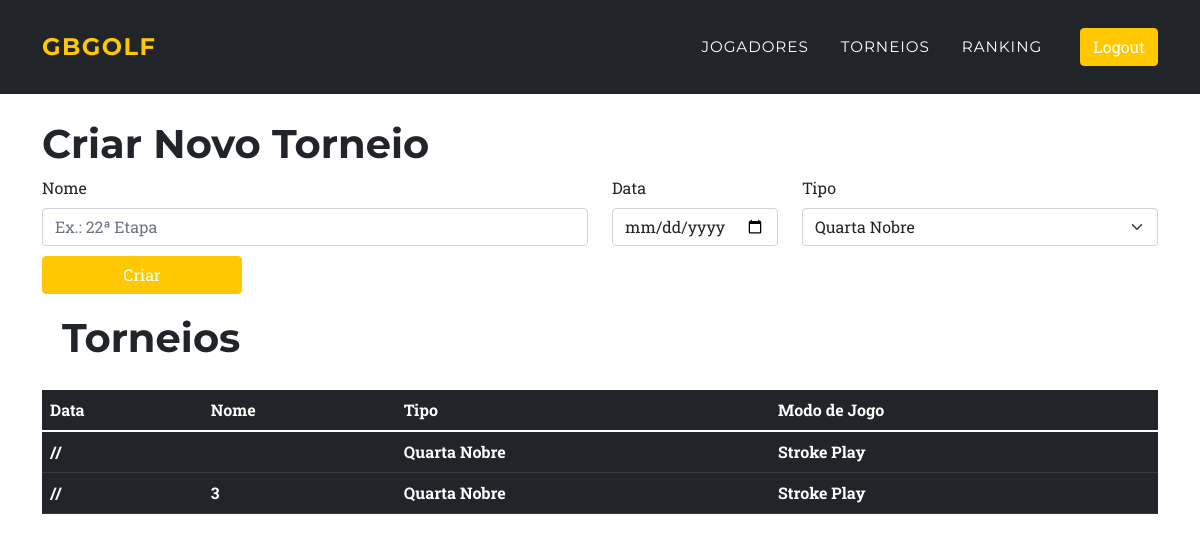
Page /criartorneio (signed in) on the committed database.
### main.py (models this page shows)
class Torneios(db.Model):
    clube_id = db.Column(db.Integer)
    id = db.Column(db.Integer, primary_key=True)
    name = db.Column(db.String(1000))
    date = db.Column(db.String(100))
    date_br = db.Column(db.String(100))
    type = db.Column(db.String(100))
    cat = db.Column(db.String(100))
    tees_saida = db.Column(db.String(100))
    encerrado = db.Column(db.String(100))

### main.py (the view, shortened to what this page needs)
@app.route('/criartorneio', methods=["GET", "POST"])
@login_required
def criartorneio():
    rows = Torneios.query.order_by(Torneios.date.desc()).all()
    return render_template('novo_torneio.html',
                           title='Tourneio',
                           rows=rows, name=current_user.name, logged_in=True)

### main.py (called while the page is built)
@login_manager.user_loader
def load_user(user_id):
    return User.query.get(int(user_id))

### templates/novo_torneio.html (shortened to what this page needs)
{% extends "base.html" %}
{% block content %}
<h1>Criar Novo Torneio</h1>
<form action="{{ url_for('criartorneio') }}" method="post" class="row sm-3">
    <div class="col-md-6">
        <label for="name" class="form-label">Nome</label>
        <input type="text" name="name" class="form-control" placeholder="Ex.: 22ª Etapa">
    </div>
    <div class="col-md-2">
        <label for="date" class="form-label">Data</label>
        <input type="date" name="date" class="form-control">
    </div>
    <div class="col-md-4">
        <label for="type" class="form-label">Tipo</label>
        <select name="type" class="form-select">
            <option selected>Quarta Nobre</option>
        </select>
    </div>
    <div class="col-12" style="padding-top: 10px;border:1px">
        <button type="submit" style="width: 200px" class="btn btn-primary">Criar</button>
    </div>
</form>
<h1 style="padding:20px">Torneios </h1>
<div class="table-responsive-sm">
    <table class="table table-hover table-dark">
        <thead class="table-dark">
            <tr>
                <th scope="col">Data</th>
                <th scope="col">Nome</th>
                <th scope="col">Tipo</th>
                <th scope="col">Modo de Jogo</th>
            </tr>
        </thead>
        <tbody class="text-white ">
            {% for row in rows %}
            <div>
                <tr onclick="window.location=' /torneio/apuracao/{{row.id}}'" style="cursor: pointer">
                    <th scope=" row">{{row.date_br}}</th>
                    <th scope="row"> {{row.name}} </th>
                    <th scope="row"> {{row.type}} </th>
                    <th scope="row">Stroke Play</th>
                </tr>
            </div>
</div>
{% endfor %}
{% endblock %}

### rows in the picture
Torneios: date_br "//", type "Quarta Nobre"
Torneios: date_br "//", name "3", type "Quarta Nobre"
